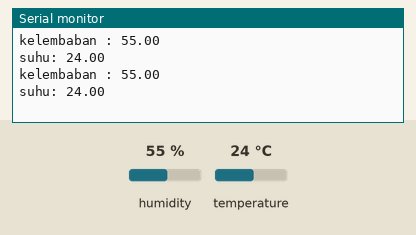
The sketch below on a simulated Arduino Uno, built with avr-gcc and run on an emulated ATmega328P. Parts: the last lines printed to the serial monitor. The test bench sets the inputs (shaded band); at power-on: humidity 55 %, temperature 24 °C.

Above: at 4.8 s.
4.9 s: humidity set to 22 %
At 6.9 s:
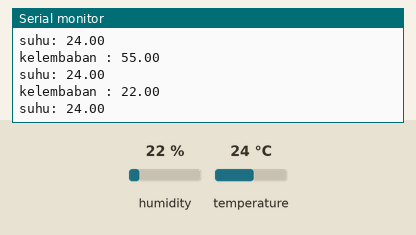
7.9 s: temperature set to 12 °C
At 9.3 s:
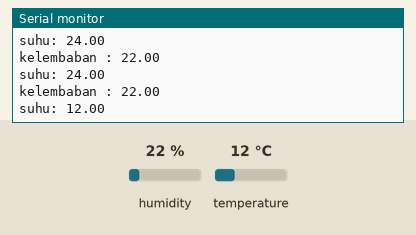
10.9 s: humidity set to 40 %
At 12.9 s:
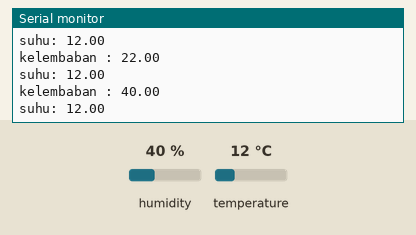
Timing chart, 0 to 14.4 s (numbered marks = the images above; inputs shaded):
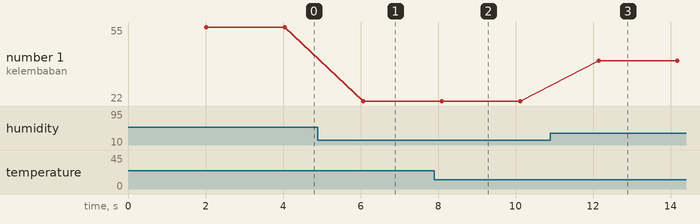

Measured:
- after the input at 4.9 s, the serial monitor: prints a new line after 1.2 s (image 1)
- after the input at 7.9 s, the serial monitor: prints a new line after 0.22 s (image 2)
- after the input at 10.9 s, the serial monitor: prints a new line after 1.2 s (image 3)
- plotted number 1: 55 → 22 after the input at 4.9 s, 22 → 40 after the input at 10.9 s

The sketch:

sketch_dec1c.ino
```cpp
#include <DHT.h>

DHT dht (2, DHT11);

void setup() {
  // put your setup code here, to run once:
  Serial.begin(9600);
  dht.begin();

}

void loop() {
  // put your main code here, to run repeatedly:
  delay(2000);
  float kelembaban = dht.readHumidity();
  float suhu = dht.readTemperature();

  if (isnan(kelembaban) || isnan (suhu)){
    Serial.println (F("gagal membaca data dht sensor"));
    return;
  }
  Serial.print ("kelembaban : ");
  Serial.println (kelembaban);
  Serial.print ("suhu: ");
  Serial.println (suhu);
}
```
